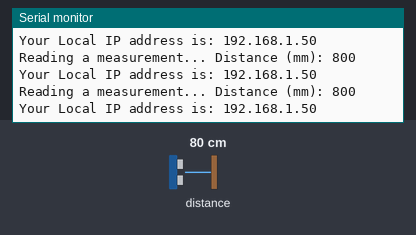
Recording of a sketch running on a simulated ESP32. On the bench: the last lines printed to the serial monitor. The inputs (shaded band) are chosen by the test bench; at power-on: distance to the obstacle 80 cm. WiFi joins after 1.5 s; servers stay silent unless stated.

Above: at 3.7 s.
3.8 s: distance to the obstacle set to 2 cm
At 5.1 s:
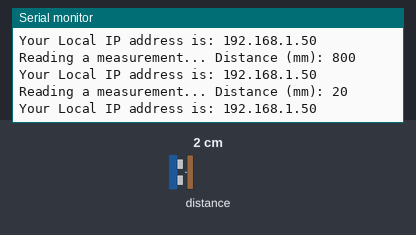
5.3 s: distance to the obstacle set to 4 cm
At 6.4 s:
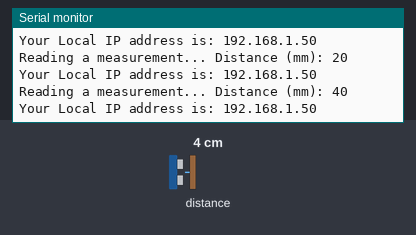
Timing chart, 0 to 8.3 s (numbered marks = the images above; inputs shaded):
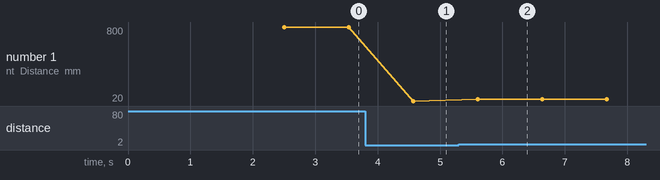

Measured:
- after the input at 3.8 s, the serial monitor: prints a new line after 0.77 s (image 1)
- after the input at 5.3 s, the serial monitor: prints a new line after 0.31 s (image 2)
- plotted number 1: 800 → 20 after the input at 3.8 s, 20 → 40 after the input at 5.3 s

The sketch:

ContinuousWebsocket.ino
```cpp
#include <WiFi.h>
#include <WebServer.h>
#include "html.h"
#include "Adafruit_VL53L0X.h"

Adafruit_VL53L0X lox = Adafruit_VL53L0X();
WebServer server(80);


const char* ssid = "kmt";         /*Enter Your SSID*/
const char* password = "Coconuts1"; /*Enter Your Password*/

int cm;

void MainPage() {
  String _html_page = html_page;              /*Read The HTML Page*/
  server.send(200, "text/html", _html_page);  /*Send the code to the web server*/
}

void Distance() {
  String data = "[\""+String(cm)+"\"]";
  server.send(200, "text/plane", data);
}

void setup(void){
  Serial.begin(115200);                 /*Set the baudrate to 115200*/

  Serial.println("Adafruit VL53L0X test");
  if (!lox.begin()) {
    Serial.println(F("Failed to boot VL53L0X"));
    while(1);
  }

  Serial.println(F("VL53L0X API Simple Ranging example\n\n"));
  WiFi.mode(WIFI_STA);                  /*Set the WiFi in STA Mode*/
  WiFi.begin(ssid, password);
  Serial.print("Connecting to ");
  Serial.println(ssid);
  delay(1000);                          /*Wait for 1000mS*/
  while(WiFi.waitForConnectResult() != WL_CONNECTED){Serial.print(".");} /*Wait while connecting to WiFi*/
  Serial.print("Connected to ");
  Serial.println(ssid);
  Serial.print("Your Local IP address is: ");
  Serial.println(WiFi.localIP());       /*Print the Local IP*/

  server.on("/", MainPage);             /*Display the Web/HTML Page*/
  server.on("/readDistance", Distance); /*Display the updated Distance value(CM and INCH)*/
  server.begin();                       /*Start Server*/
  delay(1000);                          /*Wait for 1000mS*/
}

void loop(void){
 VL53L0X_RangingMeasurementData_t measure;

  Serial.print("Reading a measurement... ");
  lox.rangingTest(&measure, false); // pass in 'true' to get debug data printout!

  Serial.print("Distance (mm): ");
  cm = measure.RangeMilliMeter;
  Serial.println(cm);
  Serial.print("Your Local IP address is: ");
  Serial.println(WiFi.localIP());       /*Print the Local IP*/
  server.handleClient();
  Serial.println();
  delay(1000);
}
```

html.h
```cpp
/*
  ESP32 HTML WebServer Page Code
  http:://www.electronicwings.com
*/

const char html_page[] PROGMEM = R"RawString(
<!DOCTYPE html>
<html>
  <style>
    body {font-family: sans-serif;}
    h1 {text-align: center; font-size: 30px;}
    p {text-align: center; color: #4CAF50; font-size: 40px;}
  </style>

<body>
  <h1>VL53L0X Time of Flight Distance Measurement</h1><br>
  <p>Distance in CM : <span id="_CM">0</span> mm</p>

<script>
  setInterval(function() {
    var xhttp = new XMLHttpRequest();
    xhttp.onreadystatechange = function() {
      if (this.readyState == 4 && this.status == 200) {
        const text = this.responseText;
        const myArr = JSON.parse(text);
       document.getElementById("_CM").innerHTML = myArr[0];
      }
    };
    xhttp.open("GET", "readDistance", true);
    xhttp.send();
  },50);
</script>
</body>
</html>
)RawString";
```
